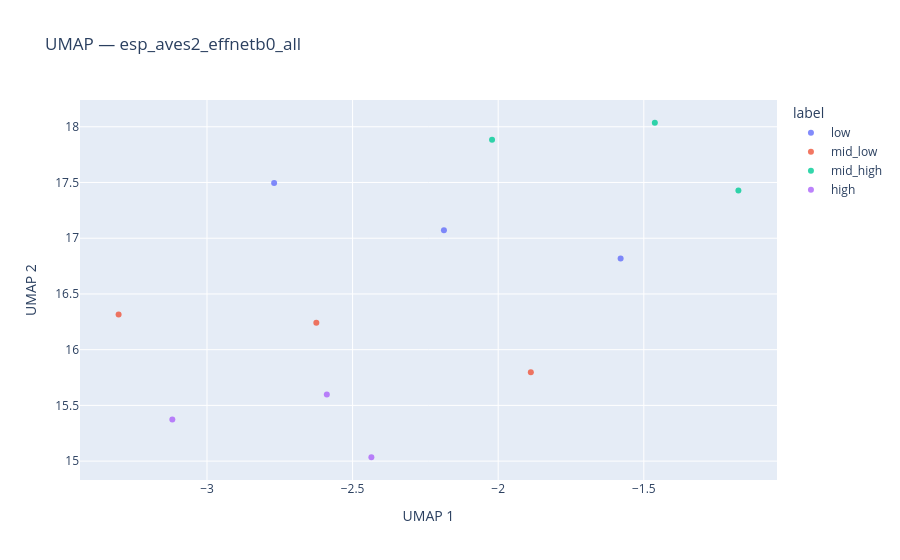

This figure's notebook cell:
### Code cell
fig_effnet = plot_umap(
    effnet_all,
    all_labels,
    title=f"UMAP — {EFFNET_MODEL}",
    hover_text=hover,
)
fig_effnet.show()
display(plot_umap_static(effnet_all, all_labels, title=f"UMAP — {EFFNET_MODEL} (static)"))

### Figure 1 — Plotly figure (JSON) as saved in the notebook; plotly's stock layout.template omitted (floating-point values rounded to 4 significant figures)
{"data": [{"hovertemplate": "<b>%{hovertext}</b><br><br>label=low<br>UMAP 1=%{x}<br>UMAP 2=%{y}<extra></extra>", "hovertext": ["low_00.wav", "low_01.wav", "low_02.wav"], "legendgroup": "low", "marker": {"color": "#636efa", "opacity": 0.8, "size": 6, "symbol": "circle"}, "mode": "markers", "name": "low", "orientation": "v", "showlegend": true, "type": "scatter", "x": [-1.58, -2.186, -2.77], "xaxis": "x", "y": [16.82, 17.07, 17.5], "yaxis": "y"}, {"hovertemplate": "<b>%{hovertext}</b><br><br>label=mid_low<br>UMAP 1=%{x}<br>UMAP 2=%{y}<extra></extra>", "hovertext": ["mid_low_00.wav", "mid_low_01.wav", "mid_low_02.wav"], "legendgroup": "mid_low", "marker": {"color": "#EF553B", "opacity": 0.8, "size": 6, "symbol": "circle"}, "mode": "markers", "name": "mid_low", "orientation": "v", "showlegend": true, "type": "scatter", "x": [-3.304, -2.624, -1.888], "xaxis": "x", "y": [16.32, 16.24, 15.8], "yaxis": "y"}, {"hovertemplate": "<b>%{hovertext}</b><br><br>label=mid_high<br>UMAP 1=%{x}<br>UMAP 2=%{y}<extra></extra>", "hovertext": ["mid_high_00.wav", "mid_high_01.wav", "mid_high_02.wav"], "legendgroup": "mid_high", "marker": {"color": "#00cc96", "opacity": 0.8, "size": 6, "symbol": "circle"}, "mode": "markers", "name": "mid_high", "orientation": "v", "showlegend": true, "type": "scatter", "x": [-1.175, -2.021, -1.462], "xaxis": "x", "y": [17.43, 17.88, 18.04], "yaxis": "y"}, {"hovertemplate": "<b>%{hovertext}</b><br><br>label=high<br>UMAP 1=%{x}<br>UMAP 2=%{y}<extra></extra>", "hovertext": ["high_00.wav", "high_01.wav", "high_02.wav"], "legendgroup": "high", "marker": {"color": "#ab63fa", "opacity": 0.8, "size": 6, "symbol": "circle"}, "mode": "markers", "name": "high", "orientation": "v", "showlegend": true, "type": "scatter", "x": [-2.588, -2.435, -3.119], "xaxis": "x", "y": [15.6, 15.03, 15.37], "yaxis": "y"}], "layout": {"legend": {"title": {"text": "label"}, "tracegroupgap": 0}, "title": {"text": "UMAP — esp_aves2_effnetb0_all"}, "xaxis": {"anchor": "y", "domain": [0.0, 1.0], "title": {"text": "UMAP 1"}}, "yaxis": {"anchor": "x", "domain": [0.0, 1.0], "title": {"text": "UMAP 2"}}}}
